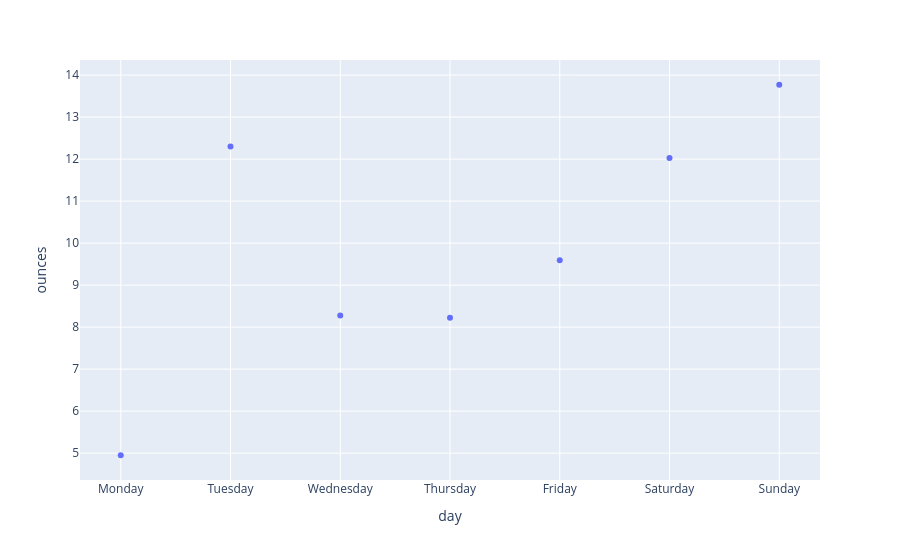

The notebook cell this image was saved under:
### Markdown cell above
There is definitely some periodicty that can be seen the 7-day moving average, but that gets smoothed out in the 30-day moving average.

### Code cell
# Group the data by day of week and view the averages by day
df_day_group = df.groupby("day").mean(["ounces"])
df_day_group = df_day_group.loc[["Monday", "Tuesday", "Wednesday", "Thursday", "Friday", "Saturday", "Sunday"], :]

fig_scatter2 = px.scatter(df_day_group, x=df_day_group.index, y="ounces")
fig_scatter2.show()

### Figure 1 — Plotly figure (JSON) as saved in the notebook; plotly's stock layout.template omitted (floating-point values rounded to 4 significant figures)
{"data": [{"hovertemplate": "day=%{x}<br>ounces=%{y}<extra></extra>", "legendgroup": "", "marker": {"color": "#636efa", "symbol": "circle"}, "mode": "markers", "name": "", "orientation": "v", "showlegend": false, "type": "scatter", "x": ["Monday", "Tuesday", "Wednesday", "Thursday", "Friday", "Saturday", "Sunday"], "xaxis": "x", "y": [4.95, 12.3, 8.275, 8.225, 9.59, 12.03, 13.77], "yaxis": "y"}], "layout": {"legend": {"tracegroupgap": 0}, "margin": {"t": 60}, "xaxis": {"anchor": "y", "domain": [0, 1], "title": {"text": "day"}}, "yaxis": {"anchor": "x", "domain": [0, 1], "title": {"text": "ounces"}}}}
